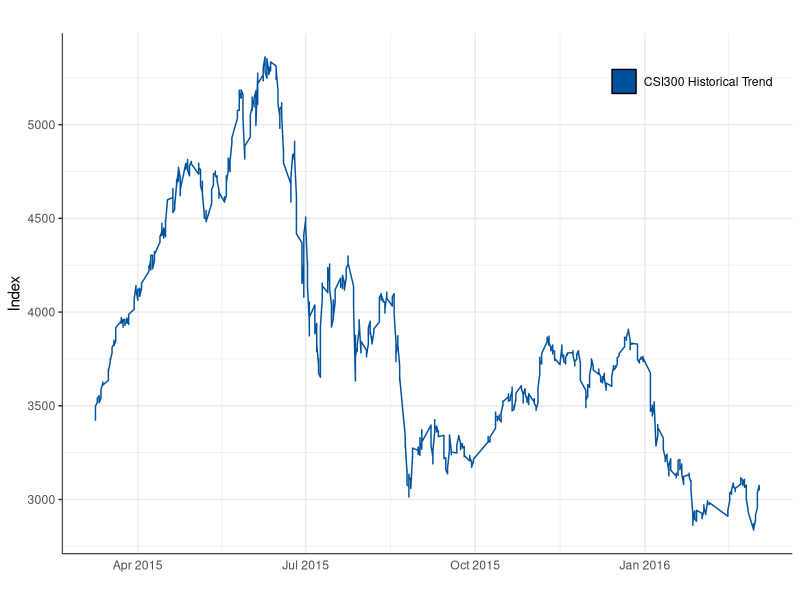
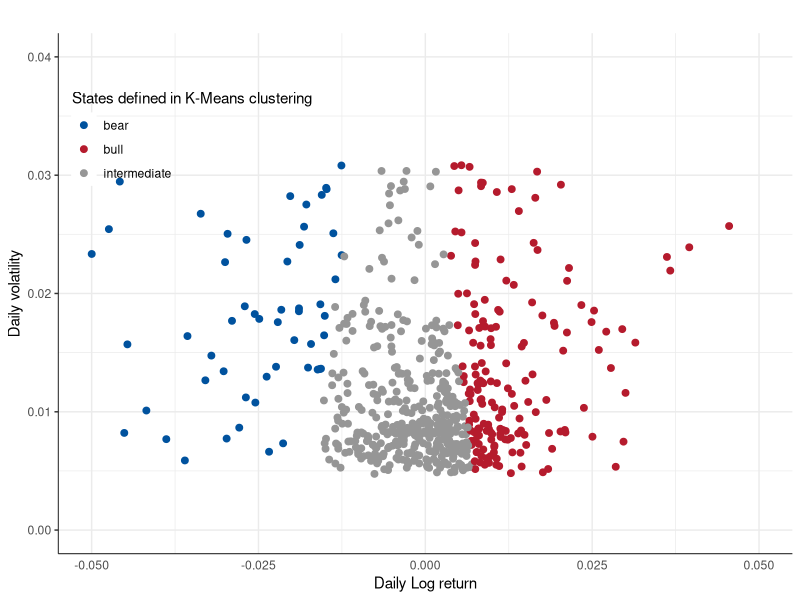
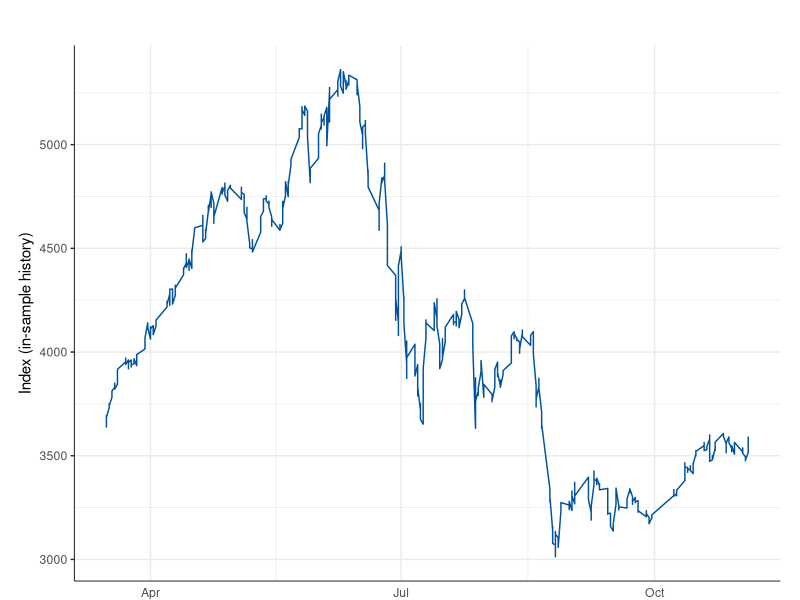
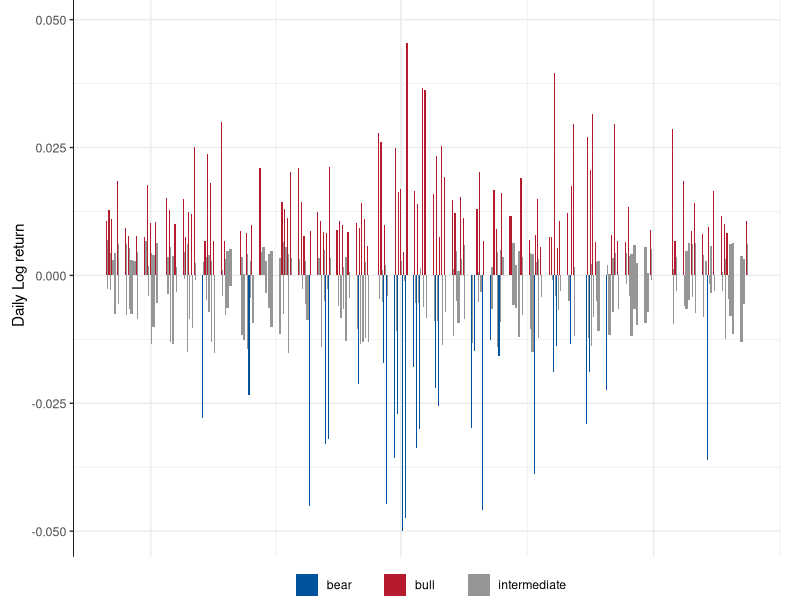
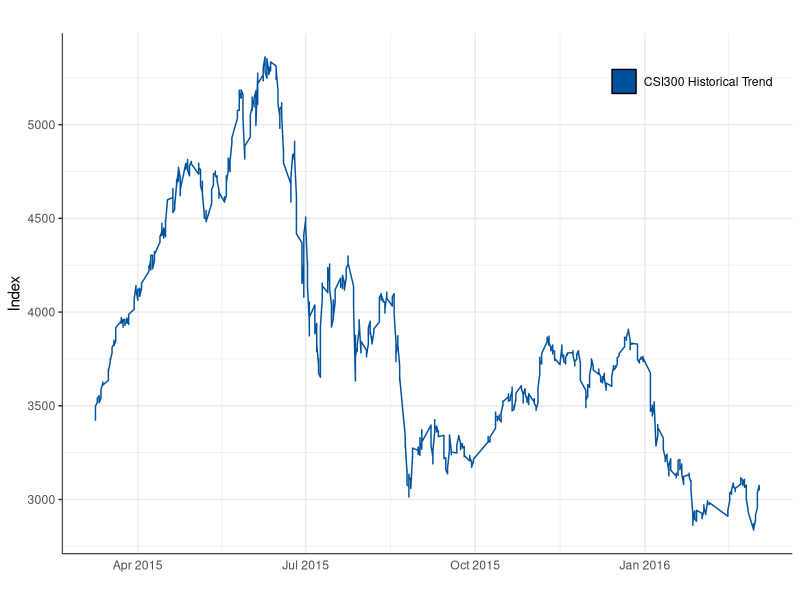
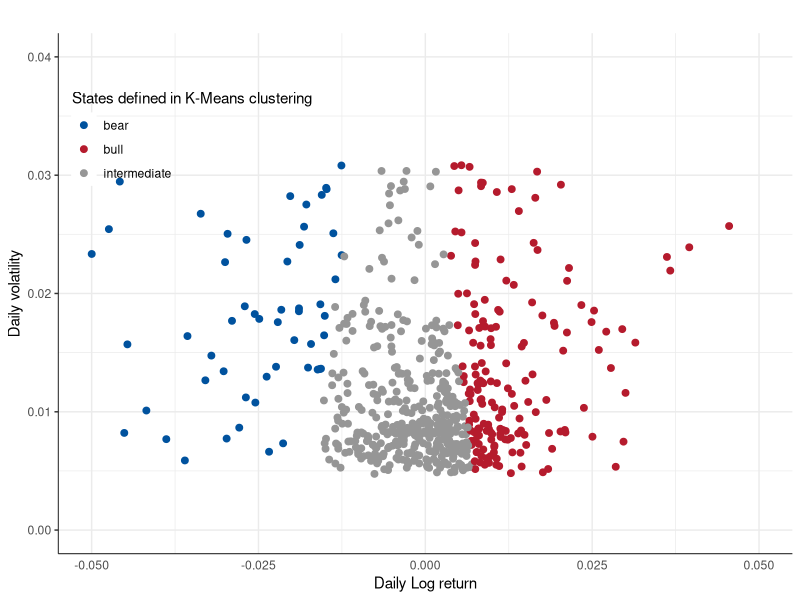
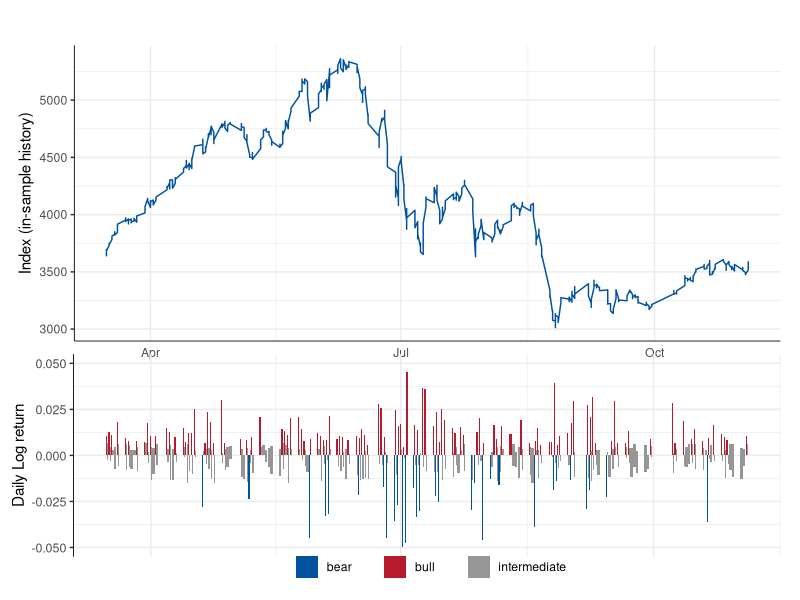

The R source for these figures, in order:
# Plot - Historical Data
#
# Color Scheme:
#   Blue: #00529e
#   Red:  #b51b2d
#   Gray: #969696

library(ggplot2)
library(reshape2)
library(grid)
setwd('/Users/troy_sky/Documents/R/Thesis/60min_1516')
vplayout = function(x, y) viewport(layout.pos.row = x, layout.pos.col = y)

# Data Loading
dataFullIndex = read.csv('dataHistoricalIndex.csv')
dataRetIn = read.csv('dataInSample.csv')

# Figure 1 - Index line plot
histFig1 = ggplot(data = dataFullIndex,aes(x = as.Date(time),y = close,group = 0)) + 
  geom_line(aes(color = '1'),size = 0.5) + 
  scale_color_manual('',labels = 'CSI300 Historical Trend',values = '#00529e') + 
  theme_bw() + 
  theme(panel.background = element_blank()) + 
  theme(panel.border = element_blank()) + 
  theme(axis.line = element_line(size = 0.3)) + 
  theme(axis.ticks.x = element_blank()) + 
  theme(legend.position = c(0.863,0.93)) + 
  theme(legend.key = element_rect(fill = '#00529e',color = NULL)) + 
  theme(legend.background = element_blank()) + 
  labs(x = '',y = 'Index',title = '')
print(histFig1)
ggsave('histFig1.pdf',histFig1,width = 10,height = 4)

# Figure 2 - Return scatter plot
histFig2 = ggplot(data = dataRetIn,aes(x = ret,y = std)) + 
  geom_point(aes(color = label),size = 2) + 
  xlim(c(-0.05,0.05)) + ylim(c(0,0.04)) + 
  scale_color_manual('States defined in K-Means clustering',
                     values = c('#00529e','#b51b2d','#969696')) + 
  theme_bw() + 
  theme(panel.background = element_blank()) + 
  theme(panel.border = element_blank()) + 
  theme(axis.line = element_line(size = 0.3)) + 
  theme(axis.ticks.x = element_blank()) + 
  theme(legend.position = c(0.182,0.8)) + 
  theme(legend.key = element_rect(fill = NULL,color = '#ffffff')) + 
  theme(legend.background = element_blank()) + 
  labs(x = 'Daily Log return',y = 'Daily volatility',title = '')
print(histFig2)
ggsave('histFig2.pdf',histFig2,width = 10,height = 4)

# Figure 3 - Index line plot & Return bar plot
dataIndexReturn = merge(dataFullIndex,dataRetIn,by = 'time',all.y = T)
histFig3_Up = ggplot(data = dataIndexReturn,aes(x = as.Date(time),y = close,group = 0)) + 
  geom_line(aes(color = '1'),size = 0.5) + 
  scale_color_manual('',labels = 'CSI300 Historical Trend',values = '#00529e') + 
  theme_bw() + 
  theme(panel.background = element_blank()) + 
  theme(panel.border = element_blank()) + 
  theme(axis.title.y = element_text(vjust = 1.3)) + 
  theme(axis.line = element_line(size = 0.3)) + 
  theme(axis.ticks.x = element_blank()) + 
  theme(legend.position = 'none') + 
  labs(x = '',y = 'Index (in-sample history)',title = '') + 
  theme(plot.margin = unit(c(0.5,0.5,-0.5,0.5),'cm'))
print(histFig3_Up)

histFig3_Down = ggplot(data = dataIndexReturn,aes(x = as.Date(time),y = ret)) + 
  geom_bar(stat = 'identity',aes(fill = label),position = 'dodge') + 
  scale_fill_manual('',labels = c('bear        ','bull        ','intermediate'),
                    values = c('#00529e','#b51b2d','#969696')) + 
  ylim(c(-0.05,0.05)) + theme_bw() + 
  theme(panel.background = element_blank()) + 
  theme(panel.border = element_blank()) + 
  theme(axis.line = element_line(size = 0.3)) + 
  theme(axis.line.x = element_blank()) + 
  theme(axis.ticks.x = element_blank()) + 
  theme(axis.text.x = element_blank()) + 
  theme(axis.text.y = element_text(size = 9)) + 
  theme(legend.position = c(0.5,-0.05)) + 
  theme(legend.direction = 'horizontal') + 
  theme(legend.key = element_rect(color = '#ffffff')) + 
  theme(legend.background = element_blank()) + 
  labs(x = '',y = 'Daily Log return',title = '') + 
  theme(plot.margin = unit(c(-0.8,0.5,0.5,0.3),'cm'))
print(histFig3_Down)

pdf('histFig3.pdf', width = 10, height = 6)
grid.newpage()
pushViewport(viewport(layout = grid.layout(5, 1)))
print(histFig3_Up, vp = vplayout(1:3, 1))
print(histFig3_Down, vp = vplayout(4:5, 1))
dev.off()